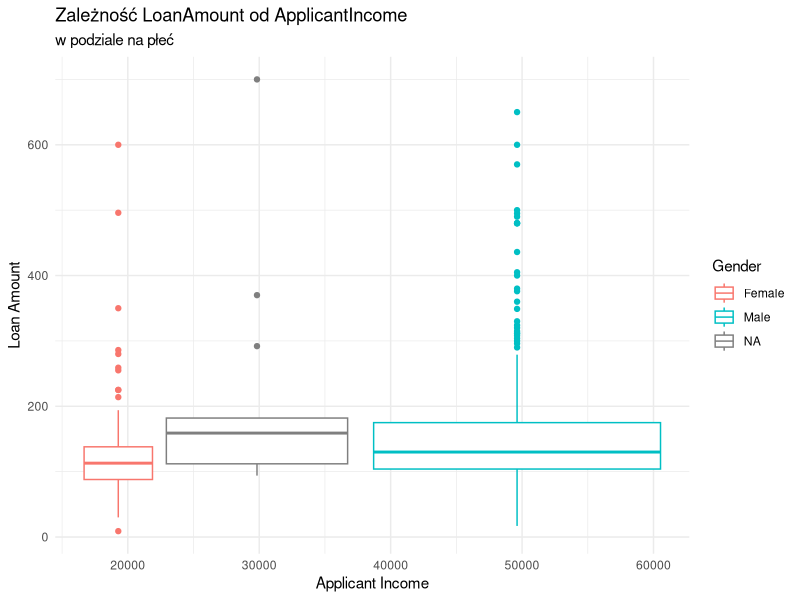
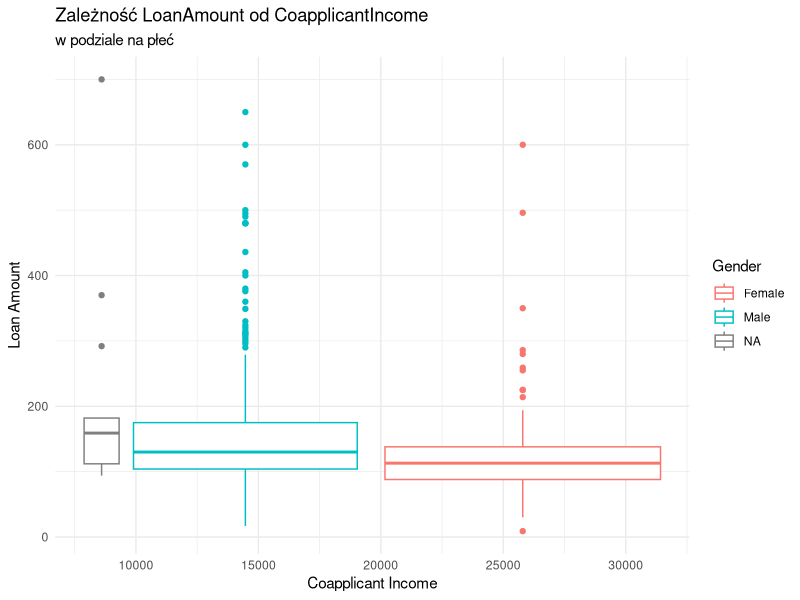
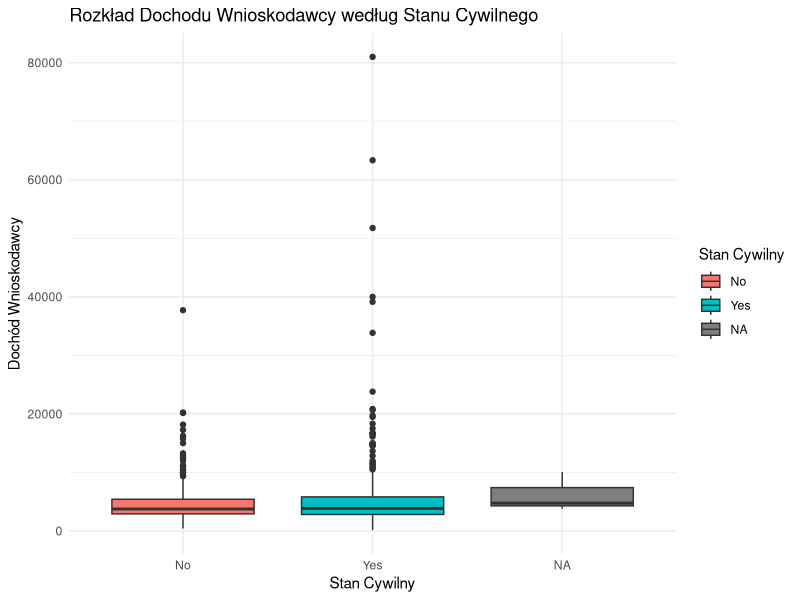
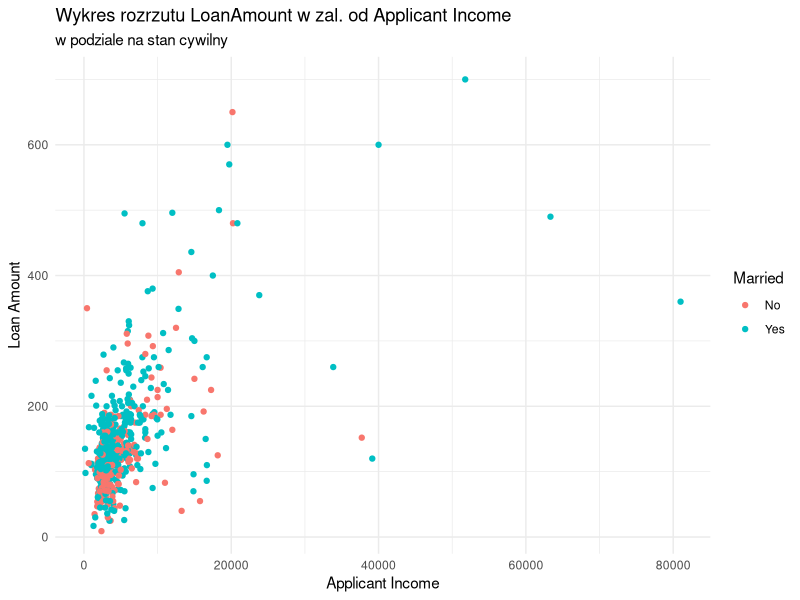

The R source for these figures, in order:
## ---- chunk 1
#Instalowanie
# options(repos = c(CRAN = "https://cloud.r-project.org"))
# install.packages(c("readr", "knitr", "kableExtra", "dplyr", "e1071", "ggplot2"), dependencies = TRUE)

#Importowanie
library(readr)
library(knitr)
library(kableExtra)
library(dplyr)
library(e1071)
library(ggplot2)
## ---- chunk 2
loan_data <- read_delim("train.csv", delim = ";",
  escape_double = FALSE, col_types = cols(Dependents = col_number(),
  LoanAmount = col_double()), trim_ws = TRUE)
## ---- chunk 3
loan_data %>% 
  knitr::kable(col.names = gsub("[_]", " ", names(loan_data)), align = 'c', digits = 2, format.args = list(big.mark = ",")) %>% 
  scroll_box(width = "100%", height = "300px") %>% 
  kable_styling(bootstrap_options = c("striped", "responsive"), full_width = FALSE, position = "left", fixed_thead = TRUE)
## ---- chunk 4
# ApplicantIncome
loan_data %>% dplyr::group_by(Gender) %>% dplyr::summarise(
  Minimum = min(ApplicantIncome, na.rm = TRUE),
  Q1 = quantile(ApplicantIncome, probs = 0.25, na.rm = TRUE),
  Mediana = median(ApplicantIncome, na.rm = TRUE),
  Srednia = mean(ApplicantIncome, na.rm = TRUE),
  Q3 = quantile(ApplicantIncome, probs = 0.75, na_rm = TRUE),
  Maksimum = max(ApplicantIncome, na.rm = TRUE),
  Odchylenie = sd(ApplicantIncome, na.rm = TRUE),
  Asymetria_TMC = e1071::skewness(ApplicantIncome, na.rm = TRUE), # Jawne wywołanie
  Kurtoza = e1071::kurtosis(ApplicantIncome, na.rm = TRUE)        # Jawne wywołanie
) %>%
  knitr::kable(caption = 'ApplicantIncome (według płci)', align = 'c', digits = 2, format.args = list(big.mark = ",")) %>%
  kable_styling(bootstrap_options = c("striped", "responsive"), full_width = FALSE, position = "left")

# CoapplicantIncome
loan_data %>% dplyr::group_by(Gender) %>% dplyr::summarise(
  Minimum = min(CoapplicantIncome, na.rm = TRUE),
  Q1 = quantile(CoapplicantIncome, probs = 0.25, na.rm = TRUE),
  Mediana = median(CoapplicantIncome, na.rm = TRUE),
  Srednia = mean(CoapplicantIncome, na.rm = TRUE),
  Q3 = quantile(CoapplicantIncome, probs = 0.75, na.rm = TRUE),
  Maksimum = max(CoapplicantIncome, na.rm = TRUE),
  Odchylenie = sd(CoapplicantIncome, na.rm = TRUE),
  Asymetria_TMC = e1071::skewness(CoapplicantIncome, na.rm = TRUE),
  Kurtoza = e1071::kurtosis(CoapplicantIncome, na.rm = TRUE)
) %>%
  knitr::kable(caption = 'CoapplicantIncome (według płci)', align = 'c', digits = 2, format.args = list(big.mark = ",")) %>%
  kable_styling(bootstrap_options = c("striped", "responsive"), full_width = FALSE, position = "left")

# LoanAmount
loan_data %>% dplyr::group_by(Gender) %>% dplyr::summarise(
  Minimum = min(LoanAmount, na.rm = TRUE),
  Q1 = quantile(LoanAmount, probs = 0.25, na.rm = TRUE),
  Mediana = median(LoanAmount, na.rm = TRUE),
  Srednia = mean(LoanAmount, na.rm = TRUE),
  Q3 = quantile(LoanAmount, probs = 0.75, na.rm = TRUE),
  Maksimum = max(LoanAmount, na.rm = TRUE),
  Odchylenie = sd(LoanAmount, na.rm = TRUE),
  Asymetria_TMC = e1071::skewness(LoanAmount, na.rm = TRUE),
  Kurtoza = e1071::kurtosis(LoanAmount, na.rm = TRUE)
) %>%
  knitr::kable(caption = 'LoanAmount (według płci)', align = 'c', digits = 2, format.args = list(big.mark = ",")) %>%
  kable_styling(bootstrap_options = c("striped", "responsive"), full_width = FALSE, position = "left")

## ---- chunk 5
# Wcześniej był filter(is.na(Married) == FALSE) - po imputacji nie ma potrzeby
# ApplicantIncome
loan_data %>% dplyr::group_by(Married) %>% dplyr::summarise(
  Minimum = min(ApplicantIncome, na.rm = TRUE),
  Q1 = quantile(ApplicantIncome, probs = 0.25, na.rm = TRUE),
  Mediana = median(ApplicantIncome, na.rm = TRUE),
  Srednia = mean(ApplicantIncome, na.rm = TRUE),
  Q3 = quantile(ApplicantIncome, probs = 0.75, na.rm = TRUE),
  Maksimum = max(ApplicantIncome, na.rm = TRUE),
  Odchylenie = sd(ApplicantIncome, na.rm = TRUE),
  Asymetria_TMC = e1071::skewness(ApplicantIncome, na.rm = TRUE),
  Kurtoza = e1071::kurtosis(ApplicantIncome, na.rm = TRUE)
) %>%
  knitr::kable(caption = 'ApplicantIncome (według stanu cywilnego)', align = 'c', digits = 2, format.args = list(big.mark = ",")) %>%
  kable_styling(bootstrap_options = c("striped", "responsive"), full_width = FALSE, position = "left")

# CoapplicantIncome
loan_data %>% dplyr::group_by(Married) %>% dplyr::summarise(
  Minimum = min(CoapplicantIncome, na.rm = TRUE),
  Q1 = quantile(CoapplicantIncome, probs = 0.25, na.rm = TRUE),
  Mediana = median(CoapplicantIncome, na.rm = TRUE),
  Srednia = mean(CoapplicantIncome, na.rm = TRUE),
  Q3 = quantile(CoapplicantIncome, probs = 0.75, na.rm = TRUE),
  Maksimum = max(CoapplicantIncome, na.rm = TRUE),
  Odchylenie = sd(CoapplicantIncome, na.rm = TRUE),
  Asymetria_TMC = e1071::skewness(CoapplicantIncome, na.rm = TRUE),
  Kurtoza = e1071::kurtosis(CoapplicantIncome, na.rm = TRUE)
) %>%
  knitr::kable(caption = 'CoapplicantIncome (według stanu cywilnego)', align = 'c', digits = 2, format.args = list(big.mark = ",")) %>%
  kable_styling(bootstrap_options = c("striped", "responsive"), full_width = FALSE, position = "left")

# LoanAmount
loan_data %>% dplyr::group_by(Married) %>% dplyr::summarise(
  Minimum = min(LoanAmount, na.rm = TRUE),
  Q1 = quantile(LoanAmount, probs = 0.25, na.rm = TRUE),
  Mediana = median(LoanAmount, na.rm = TRUE),
  Srednia = mean(LoanAmount, na.rm = TRUE),
  Q3 = quantile(LoanAmount, probs = 0.75, na.rm = TRUE),
  Maksimum = max(LoanAmount, na.rm = TRUE),
  Odchylenie = sd(LoanAmount, na.rm = TRUE),
  Asymetria_TMC = e1071::skewness(LoanAmount, na.rm = TRUE),
  Kurtoza = e1071::kurtosis(LoanAmount, na.rm = TRUE)
) %>%
  knitr::kable(caption = 'LoanAmount (według stanu cywilnego)', align = 'c', digits = 2, format.args = list(big.mark = ",")) %>%
  kable_styling(bootstrap_options = c("striped", "responsive"), full_width = FALSE, position = "left")

## ---- chunk 6
cat("### Częstość przyznawania pożyczek według stanu cywilnego (Married) ###\n")
loan_status_married_df <- loan_data %>%
  dplyr::group_by(Married, Loan_Status) %>%
  dplyr::summarise(Liczba = n(), .groups = 'drop') %>% # Dodano .groups = 'drop' dla czystszego wyniku
  dplyr::ungroup() %>%
  dplyr::group_by(Married) %>%
  dplyr::mutate(Procent = Liczba / sum(Liczba) * 100)

loan_status_married_df %>%
  knitr::kable(
    caption = 'Częstość przyznawania pożyczek według stanu cywilnego',
    align = 'c',
    digits = 2,
    format.args = list(big.mark = ",") # Formatowanie liczb
  ) %>%
  kable_styling(
    bootstrap_options = c("striped", "responsive"),
    full_width = FALSE,
    position = "left"
  )
## ---- chunk 7
ggplot(data = loan_data,
       mapping = aes(x = ApplicantIncome, y = LoanAmount, color = Gender),
       na_rm = TRUE
       ) +
  geom_boxplot(mapping = aes(color = Gender)) +
  labs(
    title = "Zależność LoanAmount od ApplicantIncome",
    subtitle = "w podziale na płeć",
    x = "Applicant Income",
    y = "Loan Amount",
    color = "Gender"
  ) +
  theme_minimal()

ggplot(data = loan_data,
       mapping = aes(x = CoapplicantIncome, y = LoanAmount, color = Gender),
       na_rm = TRUE
       ) +
  geom_boxplot(mapping = aes(color = Gender)) +
  labs(
    title = "Zależność LoanAmount od CoapplicantIncome",
    subtitle = "w podziale na płeć",
    x = "Coapplicant Income",
    y = "Loan Amount",
    color = "Gender"
  ) +
  theme_minimal()

## ---- chunk 8
ggplot(data = loan_data,
       aes(x = Married, y = ApplicantIncome, fill = Married)) +
  geom_boxplot() +
  labs(title = "Rozkład Dochodu Wnioskodawcy według Stanu Cywilnego",
       x = "Stan Cywilny",
       y = "Dochód Wnioskodawcy",
       fill = "Stan Cywilny") +
  theme_minimal()
## ---- chunk 9
ggplot(data = (loan_data %>% filter(is.na(Married) == FALSE)),
       mapping = aes(x = ApplicantIncome, y = LoanAmount, color = Married),
       na_rm = TRUE
       ) +
  geom_point(mapping = aes(color = Married)) +
  labs(
    title = "Wykres rozrzutu LoanAmount w zal. od Applicant Income",
    subtitle = "w podziale na stan cywilny",
    x = "Applicant Income",
    y = "Loan Amount",
    color = "Married"
  ) +
  theme_minimal()

## ---- chunk 10
# Inicjalizacja pustej ramki danych do przechowywania wyników
confidence_intervals_df <- data.frame(
  Zmienna = character(),
  Grupa = character(),
  Typ_Przedzialu = character(),
  Dolna_Granica = numeric(),
  Gorna_Granica = numeric(),
  stringsAsFactors = FALSE
)

# Funkcja pomocnicza do dodawania wierszy do ramki danych
add_interval_row <- function(df, variable, group, interval_type, lower, upper) {
  rbind(df, data.frame(
    Zmienna = variable,
    Grupa = group,
    Typ_Przedzialu = interval_type,
    Dolna_Granica = lower,
    Gorna_Granica = upper,
    stringsAsFactors = FALSE
  ))
}

alpha <- 0.05 

# --- Dla ApplicantIncome ---
# Kobiety
income_female <- loan_data$ApplicantIncome[loan_data$Gender == "Female"]
cat(sprintf("\nApplicantIncome - Kobiety: Liczba obserwacji = %d\n", length(income_female)))
if (length(income_female) >= 2) {
  t_test_female_income <- t.test(income_female, conf.level = 0.95)
  confidence_intervals_df <- add_interval_row(confidence_intervals_df,
                                              "ApplicantIncome", "Kobiety", "Średnia",
                                              t_test_female_income$conf.int[1], t_test_female_income$conf.int[2])

  chi_sq_var_female_income <- var(income_female, na.rm = TRUE)
  n_female_income <- length(na.omit(income_female))
  lower_var_female_income <- ((n_female_income - 1) * chi_sq_var_female_income) / qchisq(1 - alpha/2, df = n_female_income - 1)
  upper_var_female_income <- ((n_female_income - 1) * chi_sq_var_female_income) / qchisq(alpha/2, df = n_female_income - 1)
  confidence_intervals_df <- add_interval_row(confidence_intervals_df,
                                              "ApplicantIncome", "Kobiety", "Wariancja",
                                              lower_var_female_income, upper_var_female_income)
} else {
  cat("Brak wystarczającej liczby obserwacji dla ApplicantIncome - Kobiet do obliczenia przedziałów ufności.\n")
}

# Mężczyźni
income_male <- loan_data$ApplicantIncome[loan_data$Gender == "Male"]
cat(sprintf("ApplicantIncome - Mężczyźni: Liczba obserwacji = %d\n", length(income_male)))
if (length(income_male) >= 2) {
  t_test_male_income <- t.test(income_male, conf.level = 0.95)
  confidence_intervals_df <- add_interval_row(confidence_intervals_df,
                                              "ApplicantIncome", "Mężczyźni", "Średnia",
                                              t_test_male_income$conf.int[1], t_test_male_income$conf.int[2])

  chi_sq_var_male_income <- var(income_male, na.rm = TRUE)
  n_male_income <- length(na.omit(income_male))
  lower_var_male_income <- ((n_male_income - 1) * chi_sq_var_male_income) / qchisq(1 - alpha/2, df = n_male_income - 1)
  upper_var_male_income <- ((n_male_income - 1) * chi_sq_var_male_income) / qchisq(alpha/2, df = n_male_income - 1)
  confidence_intervals_df <- add_interval_row(confidence_intervals_df,
                                              "ApplicantIncome", "Mężczyźni", "Wariancja",
                                              lower_var_male_income, upper_var_male_income)
} else {
  cat("Brak wystarczającej liczby obserwacji dla ApplicantIncome - Mężczyzn do obliczenia przedziałów ufności.\n")
}

# --- Dla LoanAmount ---
# Kobiety
loanamount_female <- loan_data$LoanAmount[loan_data$Gender == "Female"]
cat(sprintf("\nLoanAmount - Kobiety: Liczba obserwacji = %d\n", length(loanamount_female)))
if (length(loanamount_female) >= 2) {
  t_test_female_loanamount <- t.test(loanamount_female, conf.level = 0.95)
  confidence_intervals_df <- add_interval_row(confidence_intervals_df,
                                              "LoanAmount", "Kobiety", "Średnia",
                                              t_test_female_loanamount$conf.int[1], t_test_female_loanamount$conf.int[2])

  chi_sq_var_female_loanamount <- var(loanamount_female, na.rm = TRUE)
  n_female_loanamount <- length(na.omit(loanamount_female))
  lower_var_female_loanamount <- ((n_female_loanamount - 1) * chi_sq_var_female_loanamount) / qchisq(1 - alpha/2, df = n_female_loanamount - 1)
  upper_var_female_loanamount <- ((n_female_loanamount - 1) * chi_sq_var_female_loanamount) / qchisq(alpha/2, df = n_female_loanamount - 1)
  confidence_intervals_df <- add_interval_row(confidence_intervals_df,
                                              "LoanAmount", "Kobiety", "Wariancja",
                                              lower_var_female_loanamount, upper_var_female_loanamount)
} else {
  cat("Brak wystarczającej liczby obserwacji dla LoanAmount - Kobiet do obliczenia przedziałów ufności.\n")
}

# Mężczyźni
loanamount_male <- loan_data$LoanAmount[loan_data$Gender == "Male"]
cat(sprintf("LoanAmount - Mężczyźni: Liczba obserwacji = %d\n", length(loanamount_male)))
if (length(loanamount_male) >= 2) {
  t_test_male_loanamount <- t.test(loanamount_male, conf.level = 0.95)
  confidence_intervals_df <- add_interval_row(confidence_intervals_df,
                                              "LoanAmount", "Mężczyźni", "Średnia",
                                              t_test_male_loanamount$conf.int[1], t_test_male_loanamount$conf.int[2])

  chi_sq_var_male_loanamount <- var(loanamount_male, na.rm = TRUE)
  n_male_loanamount <- length(na.omit(loanamount_male))
  lower_var_male_loanamount <- ((n_male_loanamount - 1) * chi_sq_var_male_loanamount) / qchisq(1 - alpha/2, df = n_male_loanamount - 1)
  upper_var_male_loanamount <- ((n_male_loanamount - 1) * chi_sq_var_male_loanamount) / qchisq(alpha/2, df = n_male_loanamount - 1)
  confidence_intervals_df <- add_interval_row(confidence_intervals_df,
                                              "LoanAmount", "Mężczyźni", "Wariancja",
                                              lower_var_male_loanamount, upper_var_male_loanamount)
} else {
  cat("Brak wystarczającej liczby obserwacji dla LoanAmount - Mężczyzn do obliczenia przedziałów ufności.\n")
}


# Wyświetlenie tabeli wyników
if (nrow(confidence_intervals_df) > 0) {
  confidence_intervals_df %>%
    knitr::kable(
      caption = '95% Przedziały Ufności dla średniej i wariancji (według płci)',
      align = 'c',
      digits = 2,
      format.args = list(big.mark = ",")
    ) %>%
    kable_styling(
      bootstrap_options = c("striped", "responsive"),
      full_width = FALSE,
      position = "left"
    )
} else {
  cat("\nBrak wystarczającej liczby danych do wygenerowania tabeli przedziałów ufności po usunięciu brakujących wartości.\n")
}
  
## ---- chunk 11
loan_data %>% group_by(Loan_Status) %>% 
  summarise(Wariancja = var(ApplicantIncome, na.rm = TRUE)) %>% 
  knitr::kable(caption = "Wariancja ApplicantIncome", align = 'c', digits = 2, format.args = list(big.mark = ",")) %>% 
  kable_styling(bootstrap_options = c("striped", "responsive"), full_width = FALSE, position = "left")
